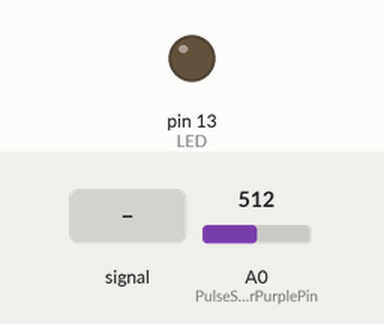
A sketch run on a simulated Arduino Uno, built with avr-gcc and run on an emulated ATmega328P. Parts: output pins drawn as LEDs (lit = HIGH). Dashed ring = blinking. The inputs (shaded band) are chosen by the test bench; at power-on: A0 (PulseSensorPurplePin) = 512. What the sketch prints to the serial monitor is not drawn.

Above: at 1.2 s.
1.3 s: A0 (PulseSensorPurplePin) fed a 200 Hz sine of ±81 counts around its level
At 1.6 s:
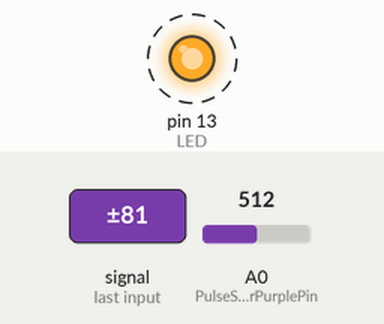
4.3 s: A0 (PulseSensorPurplePin) set to 480
At 5.2 s:
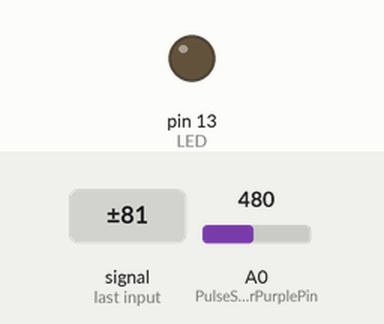
6.2 s: A0 (PulseSensorPurplePin) fed a 1000 Hz sine of ±255 counts around its level
At 6.37 s:
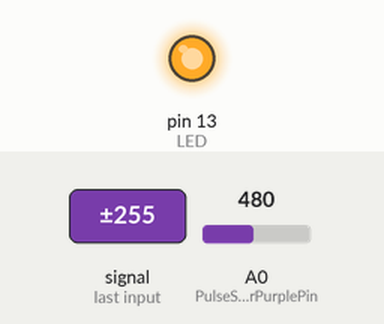
9.2 s: A0 (PulseSensorPurplePin) fed a 2 Hz sine of ±306 counts around its level
12.2 s: A0 (PulseSensorPurplePin) set to 750
Timing chart, 0 to 14.7 s (numbered marks = the images above; inputs shaded):
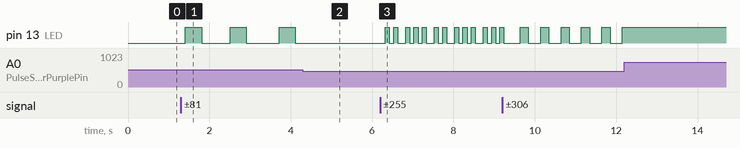

Measured:
- after the input at 1.3 s, pin 13 (LED): alternates HIGH for 0.40 s and LOW for 0.75 s, starting after 0.11 s
- after the input at 4.3 s, pin 13 (LED): stays LOW (without the input it goes to HIGH after 0.62 s)
- after the input at 6.2 s, pin 13 (LED): LOW → HIGH after 0.13 s, → LOW 0.10 s later, → HIGH 0.10 s later, → LOW 0.10 s later, … (25 changes in this stretch)
- after the input at 12.2 s, pin 13 (LED): stops changing and stays HIGH

The sketch:

PulseSensorCMajor.ino
```cpp
int PulseSensorPurplePin = 0;        // A0
int LED = LED_BUILTIN;


int Signal;                // holds the incoming raw data. Signal value can range from 0-1024
int Threshold = 550;
int Velocity;
int Tone;


void setup() {
  pinMode(LED,OUTPUT);         // pin that will blink to your heartbeat!
   Serial.begin(9600);

}

void loop() {

  Signal = analogRead(PulseSensorPurplePin);
  Velocity = (Signal - 300) * (127 - 80) / (900 - 300) + 100  ;
  if (Velocity > 127){
    Velocity = 127;
  }
   Tone =  (Signal - 400) * (127 - 60) / (1023 - 400) + 60;
   if(Tone < 0){
    Tone = 0;
   }


   Serial.println("Signal " + String(Signal));
  // Serial.println("Velocity " + String(Velocity));
  // Serial.println("Tone " + String(Tone));


  // delay(250);

  if(Signal < 450){
   sendMidi(144,60,Velocity);
   delay(100);
   stopMidi(128,60,0);
   }
  else if(Signal<470){
    sendMidi(144,62,Velocity);
    delay(100);
       stopMidi(128,62,0);

  }
  else if(Signal<490){
    sendMidi(144,64,Velocity);
    delay(100);
       stopMidi(128,64,0);

  }
  else if(Signal<530){
    sendMidi(144,65,Velocity);
    delay(100);
       stopMidi(128,65,0);

  }
  else if(Signal<580){
    sendMidi(144,67,Velocity);
    delay(100);
       stopMidi(128,67,0);

  }
  else if(Signal<620){
    sendMidi(144,69,Velocity);
    delay(100);
       stopMidi(128,69,0);

  }
  else if(Signal<650){
    sendMidi(144,71,Velocity);
    delay(100);
       stopMidi(128,71,0);

  }
  else if(Signal<690){
    sendMidi(144,72,Velocity);
    delay(100);
       stopMidi(128,72,0);

  }
  else if(Signal<740){
    sendMidi(144,74,Velocity);
    delay(100);
       stopMidi(128,74,0);

  }
  else if(Signal<780){
    sendMidi(144,76,Velocity);
    delay(100);
       stopMidi(128,76,0);

  }
  else if(Signal<830){
    sendMidi(144,77,Velocity);
    delay(100);
       stopMidi(128,77,0);

  }
  else if(Signal<870){
    sendMidi(144,79,Velocity);
    delay(100);
       stopMidi(128,79,0);


  }
  else if(Signal<910){
    sendMidi(144,81,Velocity);
    delay(100);
       stopMidi(128,81,0);

  }
  else{
    sendMidi(144,83,Velocity);
    delay(100);
       stopMidi(128,83,0);

  }


   if(Signal > Threshold){
     digitalWrite(LED,HIGH);
   } else {
     digitalWrite(LED,LOW);
   }


}


void sendMidi(byte Com, byte Key, byte Vel){
   Serial.write(Com);
   Serial.write(Key);
   Serial.write(Vel);


}

void stopMidi(byte Com, byte Key, byte Vel){

   Serial.write(Com);
   Serial.write(Key);
   Serial.write(Vel);

}
```
